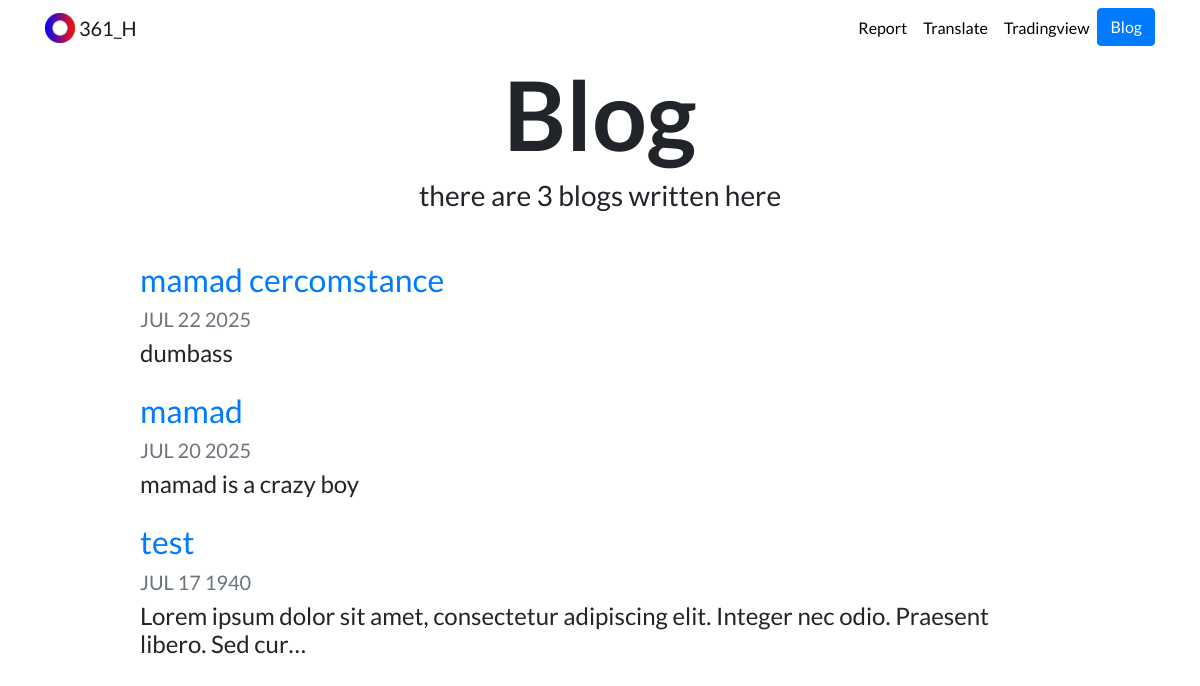
The page /blog/ on the database as committed earlier.
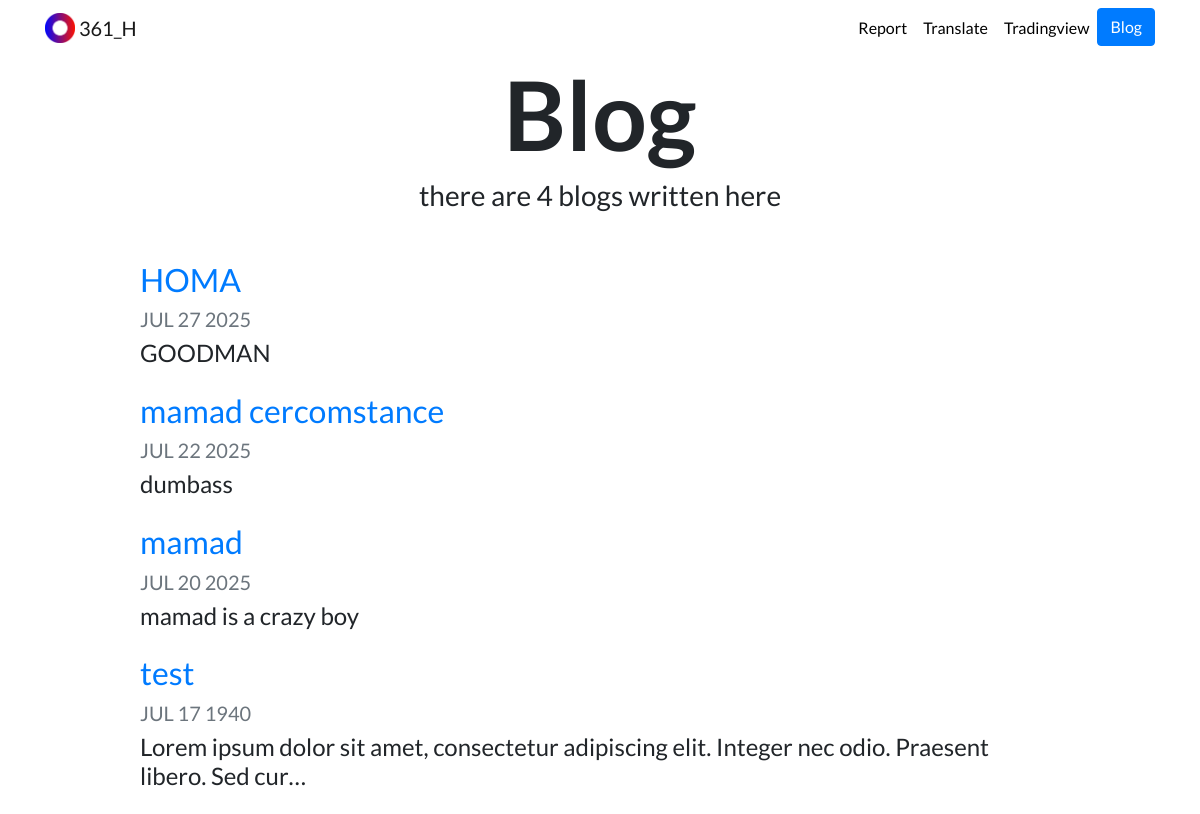
The same page on the database as committed later.
### blog/models.py (models this page shows, shortened)
class Blog(models.Model):
    title = models.CharField(max_length=200)
    description = models.TextField()
    date = models.DateField()

### blog/views.py (the view)
# urls.py: path('', views.all_blogs, name='all_blogs'),
def all_blogs(request):
    blogs = Blog.objects.all().order_by('-date')
    return render(request, 'blog/all_blogs.html', {'blogs':blogs})

### blog/templates/blog/all_blogs.html
{% extends "portfolio/base.html" %}
{% load static %}
{% block content %}
<h1 id="blogtitle" class="font-weight-bold text-center">Blog</h1>
<h3 class="text-center mb-5">there are {{ blogs.count }} blog{{ blogs.count|pluralize }} written here</h3>
{% for blog in blogs %}
<div class="row justify-content-center my-3">
  <div class="col-md-10">
    <a href="{% url 'blog:detail' blog.id %}">
      <h2>{{ blog.title }}</h2>
    </a>
    <h5 class="text-muted">{{ blog.date|date:'M d Y'|upper }}</h5>
    <h4>{{ blog.description|striptags|truncatechars:100 }}</h4>
  </div>
</div>
{% endfor %}
{% endblock %}

### portfolio/templates/portfolio/base.html (shortened to what this page needs)
{% load static %}
<!doctype html>
<html lang="en">
<head>
  <link rel="stylesheet" href="https://stackpath.bootstrapcdn.com/bootstrap/4.4.1/css/bootstrap.min.css">
  <link rel="stylesheet" href="{% static "portfolio/custom.css" %}">
</head>
<body>
  <nav id="topNav" class="navbar navbar-expand-md navbar-light">
    <div class="container">
      <a class="navbar-brand" href="{% url 'home' %}">
        <img src="{% static "portfolio/Logo.png" %}" width="30" height="30" class="d-inline-block align-top" alt="Nick's Logo">
        <span>361_H</span>
      </a>
      <div class="collapse navbar-collapse text-center" id="navbarNav">
        <ul class="navbar-nav ml-auto">
          <li class="nav-item">
            <a class="nav-link" href="{% static "portfolio/ReportamiraliHomayouni.pdf" %}">Report</a>
          </li>
          <li class="nav-item">
            <a class="nav-link" href="https://translate.google.com" target="_blank">Translate</a>
          </li>
          <li class="nav-item">
            <a class="nav-link" href="https://www.tradingview.com" target="_blank">Tradingview</a>
          </li>
          <li>
            <a role="button" href="{% url 'blog:all_blogs' %}" class="btn btn-primary">Blog</a>
          </li>
        </ul>
      </div>
    </div>
  </nav>
  <div class="container">
    {% block content %}{% endblock %}
  </div>
</body>
</html>

### portfolio/static/portfolio/custom.css (style rules this page uses)
.navbar-nav .nav-link { color: rgba(0,0,0,1) !important; }
body { font-family: 'Lato', sans-serif; }
#blogtitle { font-size: 6rem; }

Rows that differ between the two databases and show on the page:
added Blog: title "HOMA", date "JUL 27 2025", description "GOODMAN"
Other text that changed with them:
{{ blogs.count }}: "3" → "4"
